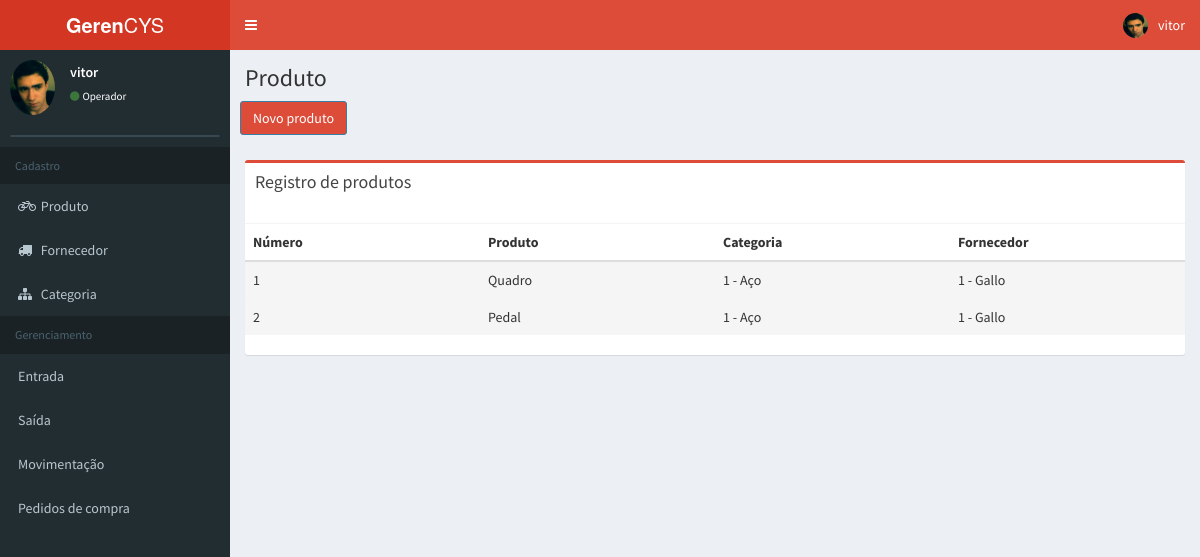
The app's page /produto.php (signed in) with its own data.
### tables this page shows
CREATE TABLE IF NOT EXISTS `tb_produto` (
  `cd_produto` int(11) NOT NULL,
  `cd_fornecedor` int(11) DEFAULT NULL,
  `nm_produto` varchar(60) NOT NULL,
  `cd_categoria` int(11) DEFAULT NULL,
  PRIMARY KEY (`cd_produto`),
  KEY `fk_produto_categoria` (`cd_categoria`),
  KEY `fk_produto_fornecedor` (`cd_fornecedor`)
);

CREATE TABLE IF NOT EXISTS `tb_categoria` (
  `cd_categoria` int(11) NOT NULL,
  `nm_categoria` varchar(60) NOT NULL,
  PRIMARY KEY (`cd_categoria`)
);

CREATE TABLE IF NOT EXISTS `tb_fornecedor` (
  `cd_fornecedor` int(11) NOT NULL,
  `nm_fornecedor` varchar(60) NOT NULL,
  `cd_cnpj` char(18) NOT NULL,
  `cd_telefone` varchar(14) NOT NULL,
  PRIMARY KEY (`cd_fornecedor`)
);

### system/database.php (called while the page is built, shortened)
<?php
	function DBRead($table, $params = null, $fields = '*'){
		$params = ($params) ? " {$params}" : null;
		$query 	= "SELECT {$fields} FROM {$table}{$params}";
		$result	= DBExecute($query);
		if(!mysqli_num_rows($result))
			return false;
		else {
			while ($res = mysqli_fetch_assoc($result)){
				$data[] = $res;
			}
			return $data;
		}
	}
	function DBExecute($query, $insertId = false){
		$link 	= DBConnect();
		$result = @mysqli_query($link, $query) or die(mysqli_error($link));
		return $result;
	}
	function DBConnect(){
		$link = @mysqli_connect(DB_HOSTNAME, DB_USERNAME, DB_PASSWORD, DB_DATABASE) or die(mysqli_connect_error());
		mysqli_set_charset($link, DB_CHARSET) or die(mysqli_error($link));
		return $link;
	}

### produto.php (the view, shortened to what this page needs)
<?php
    require 'system/database.php';
?>
<?php
    if(!isset($_SESSION["usuario"]) || !isset($_SESSION["senha"]))
    {
        header("Location: index.php");
        exit;
    }
    else
    {
?>
<!DOCTYPE html>
<html>
    <head>
        <link href="bootstrap/css/bootstrap.min.css" rel="stylesheet" type="text/css">
        <link href="https://maxcdn.bootstrapcdn.com/font-awesome/4.3.0/css/font-awesome.min.css"
        rel="stylesheet" type="text/css">
        <link href="https://code.ionicframework.com/ionicons/2.0.1/css/ionicons.min.css"
        rel="stylesheet" type="text/css">
        <link href="dist/css/AdminLTE.min.css" rel="stylesheet" type="text/css">
        <link href="dist/css/skins/skin-red.min.css" rel="stylesheet" type="text/css">
    </head>
        <body class="skin-red fixed sidebar-mini">
        <div class="wrapper">
            <header class="main-header fixed">
                <a href="#" class="logo">
                <span class="logo-lg"><b>Geren</b>CYS</span>
            </a>
                <nav class="navbar navbar-static-top" role="navigation">
                    <a href="#" class="sidebar-toggle" data-toggle="offcanvas" role="button">
                    </a>
                    <div class="navbar-custom-menu">
                        <ul class="nav navbar-nav">
                            <li class="dropdown user user-menu">
                                <a href="#" class="dropdown-toggle" data-toggle="dropdown">
                                    <img src="<?php echo $_SESSION["foto"];?>" class="user-image" alt="User Image">
                                    <span class="hidden-xs"><?php echo $_SESSION["usuario"];?></span>
                                </a>
                            </li>
                        </ul>
                    </div>
                </nav>
            </header>
            <aside class="main-sidebar" style="position: fixed; max-height: 100%;
        overflow: auto;">
                <section class="sidebar">
                    <div class="user-panel">
                        <div class="pull-left image">
                            <img src="<?php echo $_SESSION["foto"];?>" class="img-circle" alt="User Image">
                        </div>
                        <div class="pull-left info">
                            <p><?php echo $_SESSION["usuario"];?></p>
                            <a><i class="fa fa-circle text-success"></i><?php echo $_SESSION["tipo"];?></a>
                        </div>
                    </div>
                    <form action="#" method="get" class="sidebar-form">
                    </form>
                    <ul class="sidebar-menu">
                        <li class="header">Cadastro</li>
                        <li>
                            <a href="produto.php"><i class="fa  fa-bicycle"></i> <span>Produto</span></a>
                        </li>
                        <li>
                            <a href="fornecedor.php"><i class="fa fa-truck"></i> <span>Fornecedor</span></a>
                        </li>
                        <li>
                            <a href="categoria.php"><i class="fa fa-sitemap"></i> <span>Categoria</span></a>
                        </li>
                        <li class="header">Gerenciamento</li>
                        <li>
                            <a href="entrada.php"><span>Entrada</span></a>
                        </li>
                        <li>
                            <a href="saida.php"><span>Saída</span></a>
                        </li>
                        <li>
                            <a href="controle.php"><span>Movimentação</span></a>
                        </li>
                        <li>
                            <a href="pedido.php"><span>Pedidos de compra</span></a>
                        </li>
                    </ul>
                </section>
            </aside>
            <div class="content-wrapper hidden-sm">
                <section class="content-header">
                    <h1>Produto
                    </h1>
                </section>
                    <button class="bg-red btn btn-primary margin" data-toggle="modal" data-target="#modalnewprod">Novo produto</button>
										"<?php
												$cadastro = DBRead("tb_produto");
										?>" readonly="readonly">
                                            <?php
                                                $categoria = DBRead("tb_categoria");
                                            ?>
                                            <?php
                                                $fornecedor = DBRead("tb_fornecedor");
                                            ?>
                <section class="content">
                    <div class="box box-danger">
                        <div class="box-header">
                            <h3 class="box-title">Registro de produtos</h3>
                        </div>
                        <div class="box-body">
                        </div>
                        <div class="row">
                            <div class="col-sm-12" style="overflow: auto;">
                                <table id="exemple1" role="grid" aria-describedby="example1_info" class="table table-hover">
                                    <tbody>
                                        <tr role="row">
                                            <th class="sorting" tabindex="0" aria-controls="tb_fornecedor" rowspan="1" colspan="1" style="width: 180px;">Número</th>
                                            <th class="sorting" tabindex="0" aria-controls="tb_fornecedor" rowspan="1" colspan="1" style="width: 180px;">Produto</th>
                                            <th class="sorting" tabindex="0" aria-controls="tb_fornecedor" rowspan="1" colspan="1" style="width: 180px;">Categoria</th>
                                            <th class="sorting" tabindex="0" aria-controls="tb_fornecedor" rowspan="1" colspan="1" style="width: 180px;">Fornecedor</th>
                                        </tr>
                                    </tbody>
                                    <tbody>
                                            <?php
                                                $produtoExibe = DBRead("tb_produto as p inner join tb_fornecedor as f
                                                                    on p.cd_fornecedor = f.cd_fornecedor
                                                                    inner join tb_categoria as c
                                                                    on p.cd_categoria = c.cd_categoria", "order by cd_produto");
                                                if(!$produtoExibe)
                                                    echo 'Não há produtos cadastrados';
                                                else{
                                                            foreach ($produtoExibe as $produtosExibir):
                                            ?>
                                            <tr role="row" class="active blue odd">
                                                <td>
                                                            <?php
                                                                    echo $produtosExibir['cd_produto'];
                                                            ?>
                                                </td>
                                                <td>
                                                            <?php
                                                                    echo $produtosExibir['nm_produto'];
                                                            ?>
                                                </td>
                                                <td>
                                                            <?php
                                                                    echo $produtosExibir['cd_categoria'].' - '.$produtosExibir['nm_categoria'];;
                                                            ?>
                                                </td>
                                                <td>
                                                            <?php
                                                                    echo $produtosExibir['cd_fornecedor'].' - '.$produtosExibir['nm_fornecedor'];
                                                            ?>
                                                </td>
                                            </tr>
                                        <?php endforeach; } ?>
                                    </tbody>
                                </table>
                            </div>
                        </div>
                    </div>
                </section>
            </div>
        </div>
    </body>
</html>
<?php
    }
?>

### records on screen
tb_produto: cd_produto "1", nm_produto "Quadro", cd_categoria.cd_categoria "1", cd_categoria.nm_categoria "Aço", cd_fornecedor.cd_fornecedor "1", cd_fornecedor.nm_fornecedor "Gallo"
tb_produto: cd_produto "2", nm_produto "Pedal", cd_categoria.cd_categoria "1", cd_categoria.nm_categoria "Aço", cd_fornecedor.cd_fornecedor "1", cd_fornecedor.nm_fornecedor "Gallo"

### other values on screen
$_SESSION["usuario"] "vitor"
$_SESSION["tipo"] "Operador"
